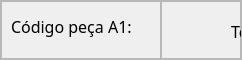
                         <widget class="QFrame" name="frame_29">
                          <property name="maximumSize">
                           <size>
                            <width>16777215</width>
                            <height>60</height>
                           </size>
                          </property>
                          <property name="frameShape">
                           <enum>QFrame::StyledPanel</enum>
                          </property>
                          <property name="frameShadow">
                           <enum>QFrame::Raised</enum>
                          </property>
                          <layout class="QHBoxLayout" name="horizontalLayout_6">
                           <property name="spacing">
                            <number>0</number>
                           </property>
                           <property name="leftMargin">
                            <number>0</number>
                           </property>
                           <property name="topMargin">
                            <number>0</number>
                           </property>
                           <property name="rightMargin">
                            <number>0</number>
                           </property>
                           <property name="bottomMargin">
                            <number>0</number>
                           </property>
                           <item>
                            <widget class="QFrame" name="frame_37">
                             <property name="sizePolicy">
                              <sizepolicy hsizetype="Preferred" vsizetype="Preferred">
                               <horstretch>0</horstretch>
                               <verstretch>0</verstretch>
                              </sizepolicy>
                             </property>
                             <property name="minimumSize">
                              <size>
                               <width>160</width>
                               <height>0</height>
                              </size>
                             </property>
                             <property name="frameShape">
                              <enum>QFrame::StyledPanel</enum>
                             </property>
                             <property name="frameShadow">
                              <enum>QFrame::Raised</enum>
                             </property>
                             <widget class="QLabel" name="label_14">
                              <property name="geometry">
                               <rect>
                                <x>10</x>
                                <y>0</y>
                                <width>160</width>
                                <height>51</height>
                               </rect>
                              </property>
                              <property name="sizePolicy">
                               <sizepolicy hsizetype="Preferred" vsizetype="Preferred">
                                <horstretch>0</horstretch>
                                <verstretch>0</verstretch>
                               </sizepolicy>
                              </property>
                              <property name="font">
                               <font>
                                <family>Equinox Bold</family>
                                <pointsize>12</pointsize>
                               </font>
                              </property>
                              <property name="text">
                               <string>Código peça A1:</string>
                              </property>
                             </widget>
                            </widget>
                           </item>
                           <item>
                            <widget class="QFrame" name="frame_38">
                             <property name="minimumSize">
                              <size>
                               <width>80</width>
                               <height>0</height>
                              </size>
                             </property>
                             <property name="frameShape">
                              <enum>QFrame::StyledPanel</enum>
                             </property>
                             <property name="frameShadow">
                              <enum>QFrame::Raised</enum>
                             </property>
                             <widget class="QLabel" name="lbl_cod_part_a1">
                              <property name="geometry">
                               <rect>
                                <x>10</x>
                                <y>0</y>
                                <width>191</width>
                                <height>61</height>
                               </rect>
                              </property>
                              <property name="sizePolicy">
                               <sizepolicy hsizetype="Expanding" vsizetype="Expanding">
                                <horstretch>1</horstretch>
                                <verstretch>1</verstretch>
                               </sizepolicy>
                              </property>
                              <property name="font">
                               <font>
                                <family>Equinox Bold</family>
                                <pointsize>12</pointsize>
                               </font>
                              </property>
                              <property name="text">
                               <string>TextLabel</string>
                              </property>
                              <property name="alignment">
                               <set>Qt::AlignCenter</set>
                              </property>
                             </widget>
                            </widget>
                           </item>
                          </layout>
                         </widget>
